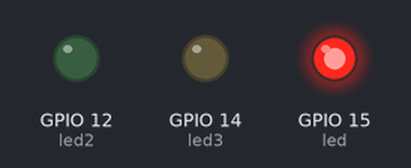
A program run on a simulated ESP32 board running MicroPython. Shown: output pins drawn as LEDs (lit = HIGH). Wiring (from the project's diagram.json): green LED on GPIO 12, yellow LED on GPIO 14, red LED on GPIO 15. What the program prints to the serial console is not drawn.

Above: at 0.2 s.
At 0.7 s:
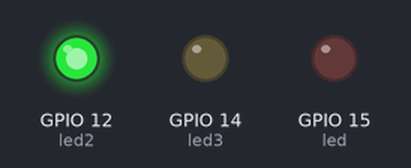
At 2.7 s:
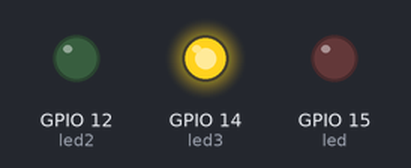
Timing chart, 0 to 3.5 s (numbered marks = the images above):
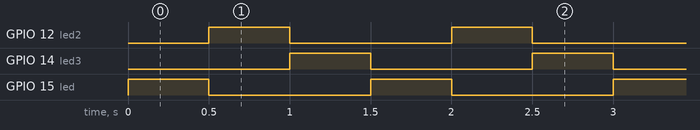

The program:

main.py
```python
from machine import Pin
from utime import sleep

print("Hello, ESP32!")

led = Pin(15, Pin.OUT)
led2 = Pin(12, Pin.OUT)
led3 = Pin(14, Pin.OUT)
while True:
  led.on()
  led2.off()
  led3.off()
  sleep(0.5)
  led.off()
  led2.on()
  led3.off()
  sleep(0.5)
  led.off()
  led2.off()
  led3.on()
  sleep(0.5)
```

Measured:
- by itself, GPIO 12 (led2), GPIO 14 (led3), GPIO 15 (led): alternates HIGH for 0.50 s and LOW for 1.0 s
- by itself, everything shown: repeats every 1.5 s, in 3 steps
